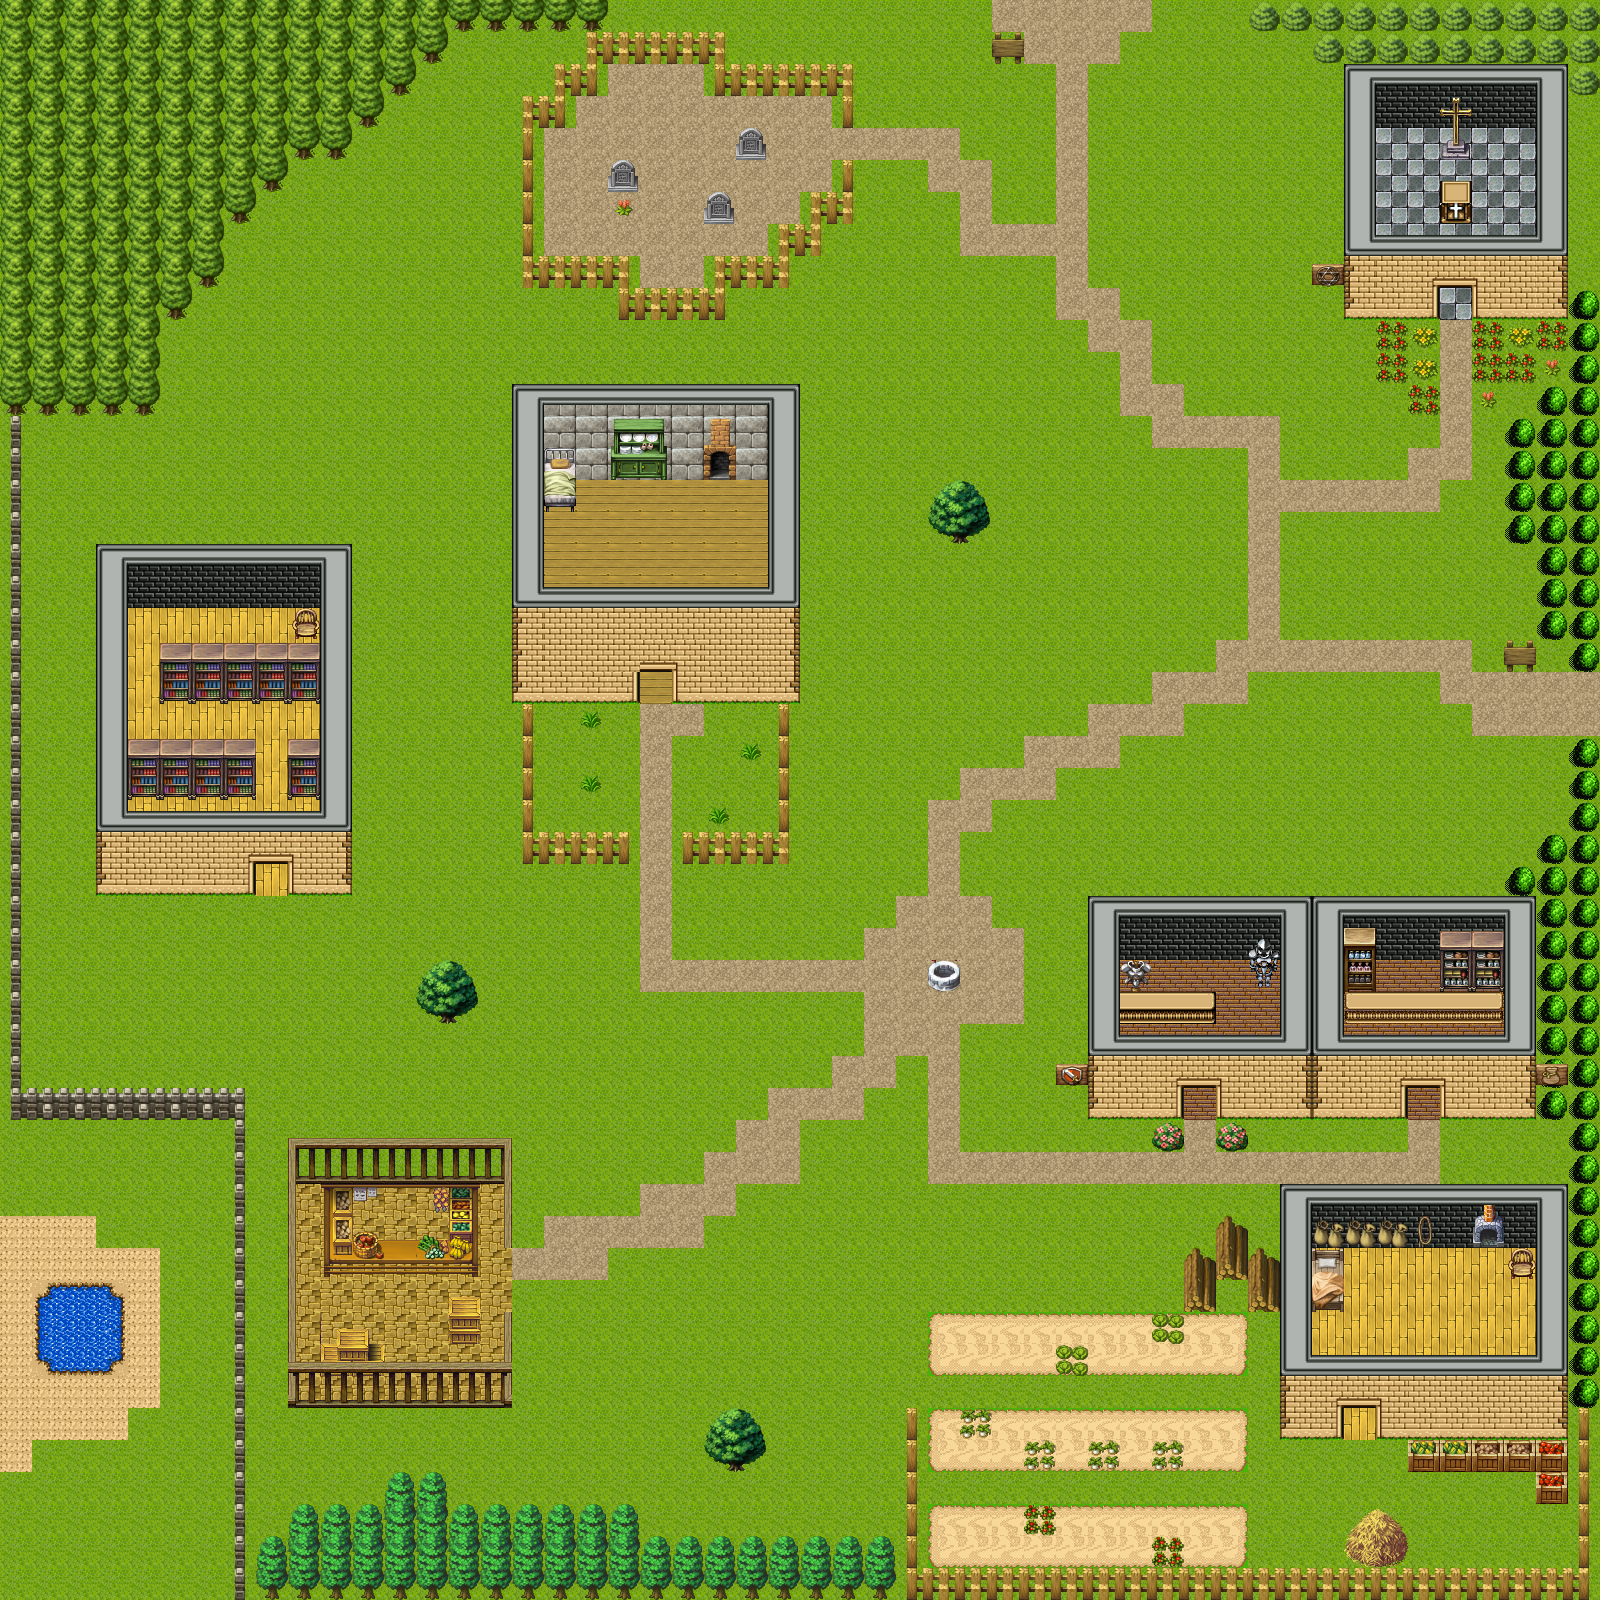

Rendered tile map (Tiled .tmx) drawn with the repository's tilesets; below, a short description and the map source with its tile grids summarised:
An orthogonal 50x50 tile map with 32x32 px tiles, 5 tile layers (Background, Midground, Foreground, Walkable, ...), 2 tilesets and 1 object.

<map version="1.0" orientation="orthogonal" width="50" height="50" tilewidth="32" tileheight="32">
 <tileset firstgid="1" name="large-misc" tilewidth="32" tileheight="32">
  <image source="../image/large-misc.png" trans="000000" width="1024" height="2016" />
 </tileset>
 <tileset firstgid="2017" name="stordarth-tiles" tilewidth="32" tileheight="32">
  <image source="../image/stordarth-tiles.png" trans="000000" width="224" height="6415" />
 </tileset>
 <layer name="Background" width="50" height="50">
  <data>[2500 cells, 2500 non-empty, 29 distinct tile ids]</data>
 </layer>
 <layer name="Midground" width="50" height="50">
  <data>[2500 cells, 558 non-empty, 95 distinct tile ids]</data>
 </layer>
 <layer name="Foreground" width="50" height="50">
  <data>[2500 cells, 282 non-empty, 27 distinct tile ids]</data>
 </layer>
 <layer name="Walkable" width="50" height="50">
  <data>[2500 cells, 1739 non-empty, 1 distinct tile ids]</data>
 </layer>
 <layer name="Roof" width="50" height="50">
  <data>[2500 cells, 0 non-empty, 0 distinct tile ids]</data>
 </layer>
 <objectgroup name="Meta" width="50" height="50">
  <object x="1408" y="224" width="96" height="64">
   <properties>
    <property name="start" value="exit=priest" />
   </properties>
  </object>
 </objectgroup>
</map>
